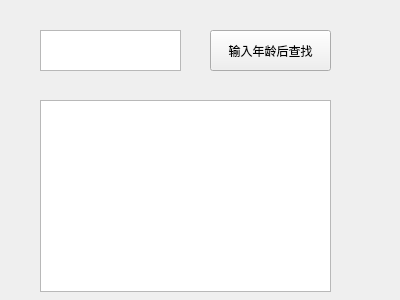
<?xml version="1.0" encoding="UTF-8"?>
<ui version="4.0">
 <class>Dialog113</class>
 <widget class="QDialog" name="Dialog113">
  <property name="geometry">
   <rect>
    <x>0</x>
    <y>0</y>
    <width>400</width>
    <height>300</height>
   </rect>
  </property>
  <property name="windowTitle">
   <string>Dialog</string>
  </property>
  <widget class="QTextEdit" name="textEdit">
   <property name="geometry">
    <rect>
     <x>40</x>
     <y>30</y>
     <width>141</width>
     <height>41</height>
    </rect>
   </property>
  </widget>
  <widget class="QToolButton" name="toolButton">
   <property name="geometry">
    <rect>
     <x>210</x>
     <y>30</y>
     <width>121</width>
     <height>41</height>
    </rect>
   </property>
   <property name="text">
    <string>输入年龄后查找</string>
   </property>
  </widget>
  <widget class="QTextBrowser" name="textBrowser">
   <property name="geometry">
    <rect>
     <x>40</x>
     <y>100</y>
     <width>291</width>
     <height>192</height>
    </rect>
   </property>
  </widget>
 </widget>
 <resources/>
 <connections/>
</ui>
